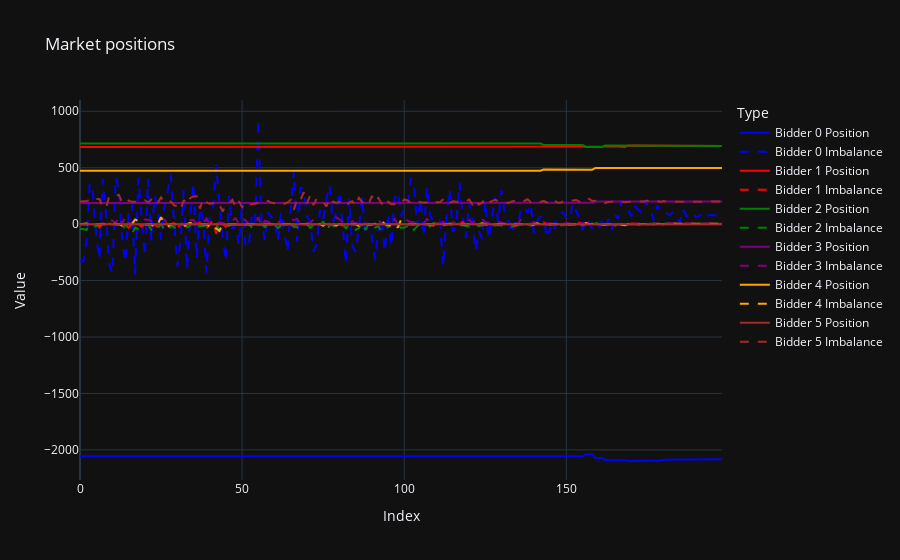

Write notebook code for a chart like this one.
### Code cell
### Market positions

fig = go.Figure()

for bidder in range(n):
    fig.add_trace(go.Scatter(
        #x=bid_data['index'],
        y=df_market_positions[f'bidder_{bidder}'],
        mode='lines',
        name=f'Bidder {bidder} Position',
        line=dict(width=2, color=colors[bidder])  # Adjust line width if necessary
    ))
    
    fig.add_trace(go.Scatter(
        #x=bid_data['index'],
        y=df_imbalances[f'bidder_{bidder}'],
        mode='lines',
        name=f'Bidder {bidder} Imbalance',
        line=dict(width=2, color=colors[bidder], dash='dash')  # Adjust line width if necessary
    ))

# Update layout
fig.update_layout(
    title='Market positions',
    xaxis_title='Index',
    yaxis_title='Value',
    legend_title='Type'
)

# Show the plot
fig.show()

### Figure 1 — Plotly figure (JSON) as saved in the notebook; plotly's stock layout.template omitted (floating-point values rounded to 4 significant figures; data arrays with more than 128 entries replaced by an {"elided": "..."} marker saying what was removed)
{"data": [{"line": {"color": "blue", "width": 2}, "mode": "lines", "name": "Bidder 0 Position", "y": {"elided": "199 float values"}, "type": "scatter"}, {"line": {"color": "blue", "dash": "dash", "width": 2}, "mode": "lines", "name": "Bidder 0 Imbalance", "y": {"elided": "199 float values"}, "type": "scatter"}, {"line": {"color": "red", "width": 2}, "mode": "lines", "name": "Bidder 1 Position", "y": {"elided": "199 float values"}, "type": "scatter"}, {"line": {"color": "red", "dash": "dash", "width": 2}, "mode": "lines", "name": "Bidder 1 Imbalance", "y": {"elided": "199 float values"}, "type": "scatter"}, {"line": {"color": "green", "width": 2}, "mode": "lines", "name": "Bidder 2 Position", "y": {"elided": "199 float values"}, "type": "scatter"}, {"line": {"color": "green", "dash": "dash", "width": 2}, "mode": "lines", "name": "Bidder 2 Imbalance", "y": {"elided": "199 float values"}, "type": "scatter"}, {"line": {"color": "purple", "width": 2}, "mode": "lines", "name": "Bidder 3 Position", "y": {"elided": "199 float values"}, "type": "scatter"}, {"line": {"color": "purple", "dash": "dash", "width": 2}, "mode": "lines", "name": "Bidder 3 Imbalance", "y": {"elided": "199 float values"}, "type": "scatter"}, {"line": {"color": "orange", "width": 2}, "mode": "lines", "name": "Bidder 4 Position", "y": {"elided": "199 float values"}, "type": "scatter"}, {"line": {"color": "orange", "dash": "dash", "width": 2}, "mode": "lines", "name": "Bidder 4 Imbalance", "y": {"elided": "199 float values"}, "type": "scatter"}, {"line": {"color": "brown", "width": 2}, "mode": "lines", "name": "Bidder 5 Position", "y": {"elided": "199 float values"}, "type": "scatter"}, {"line": {"color": "brown", "dash": "dash", "width": 2}, "mode": "lines", "name": "Bidder 5 Imbalance", "y": {"elided": "199 float values"}, "type": "scatter"}], "layout": {"title": {"text": "Market positions"}, "xaxis": {"title": {"text": "Index"}}, "yaxis": {"title": {"text": "Value"}}, "legend": {"title": {"text": "Type"}}}}
